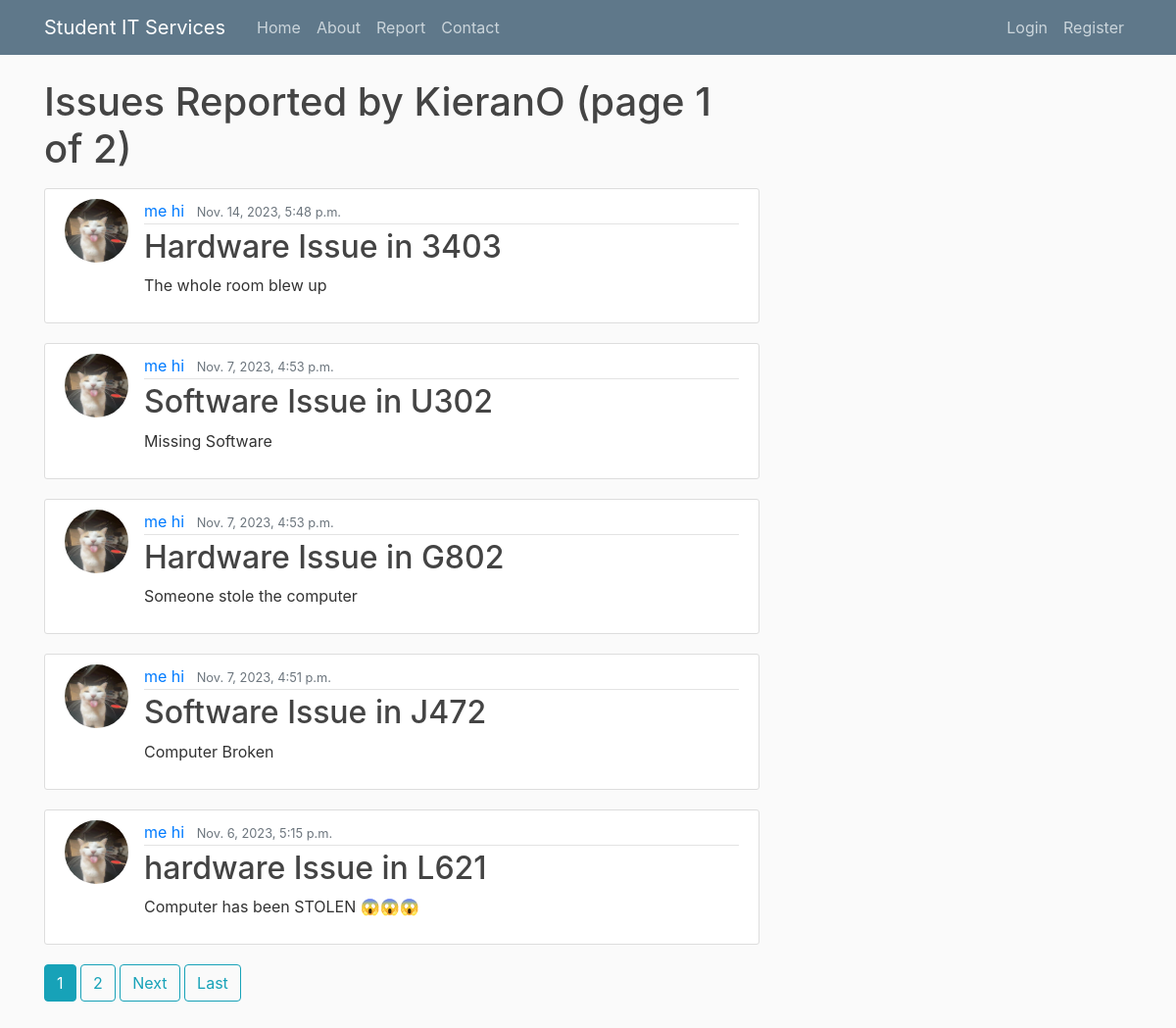
/issue/KieranO, run on the app's committed database.
### itreporting/models.py (models this page shows, shortened)
class Issue(models.Model):
    type = models.CharField(max_length=100, choices = [('Hardware', 'Hardware'), ('Software', 'Software')])
    room = models.CharField(max_length=100)
    urgent = models.BooleanField(default= False)
    details = models.TextField()
    date_submitted = models.DateTimeField(default=timezone.now)
    author = models.ForeignKey(User, related_name='issues', on_delete=models.CASCADE)
    def __str__(self):
        return f'{self.type} Issue in {self.room}'

### users/models.py (models this page shows)
class Profile(models.Model):
    user = models.OneToOneField(User, null = True, on_delete = models.CASCADE)
    image = models.ImageField(default = 'default.png', upload_to = 'profile_pics')
    def __str__(self):
        return f'{self.user.first_name} {self.user.last_name}'

### itreporting/views.py (the view)
class UserPostListView(ListView):
    model = Issue
    template_name = 'itreporting/user_issues.html'
    context_object_name = 'issues'
    paginate_by = 5
    def get_queryset(self):
        user=get_object_or_404(User, username=self.kwargs.get('username'))
        return Issue.objects.filter(author=user).order_by('-date_submitted')

### itreporting/templates/itreporting/user_issues.html (shortened to what this page needs)
{% extends "itreporting/base.html" %}
{% block content %}
    <h1 class="mb-3"> Issues Reported by {{ view.kwargs.username }} {% if is_paginated %} (page {{page_obj.number}} of {{page_obj.paginator.num_pages}}){% endif %}</h1>
    {% for issue in issues %}
    <article class="media content-section">
        <img class="rounded-circle article-img" src="{{issue.author.profile.image.url }}"/>
        <div class="media-body">
            <div class="article-metadata">
                <a class="mr-2" href="#">{{ issue.author.profile }}</a>
                <small class="text-muted">{{ issue.date_submitted}}</small>
            </div>
            <h2><a class="article-title" href="{% url 'itreporting:issue-detail' issue.id %}">{{ issue }}</a></h2>
            <p class="article-content">{{ issue.details }}</p>
        </div>
    </article>
    {% endfor %}
    {% if is_paginated %}
    {% for num in page_obj.paginator.page_range %}
    {% if page_obj.number == num %}
    <a class="btn btn-info mb-4" href="?page={{num}}">{{num}}</a>
    {% elif num > page_obj.number|add:'-3' and num < page_obj.number|add:'3' %}
    <a class="btn btn-outline-info mb-4" href="?page={{num}}">{{num}}</a>
    {% endif %}
    {% endfor %}
    {% if page_obj.has_next %}
    <a class="btn btn-outline-info mb-4" href="?page={{page_obj.next_page_number}}">Next</a>
    <a class="btn btn-outline-info mb-4" href="?page={{page_obj.paginator.num_pages}}">Last</a>
    {% endif %}
    {% endif %}
{% endblock content %}

### itreporting/static/css/styles.css (style rules this page uses)
html { position: relative; min-height: 100%; }
body { background: #fafafa; color: #333333; margin-top: 5rem; margin-bottom: 50px; }
h1, h2, h3, h4, h5, h6 { color: #444444; }
.content-section { background: #ffffff; padding: 10px 20px; border: 1px solid #dddddd; border-radius: 3px; margin-bottom: 20px; }
.article-title { color: #444444; }
.article-content { white-space: pre-line; }
.article-img { height: 65px; width: 65px; margin-right: 16px; }
.article-metadata { padding-bottom: 1px; margin-bottom: 4px; border-bottom: 1px solid #e3e3e3 }

### data on the page
Issue: author.profile.image (picture), author.profile "me hi", date_submitted "Nov. 14, 2023, 5:48 p.m.", type+room "Hardware Issue in 3403", details "The whole room blew up"
Issue: author.profile.image (picture), author.profile "me hi", date_submitted "Nov. 7, 2023, 4:53 p.m.", type+room "Software Issue in U302", details "Missing Software"
Issue: author.profile.image (picture), author.profile "me hi", date_submitted "Nov. 7, 2023, 4:53 p.m.", type+room "Hardware Issue in G802", details "Someone stole the computer"
Issue: author.profile.image (picture), author.profile "me hi", date_submitted "Nov. 7, 2023, 4:51 p.m.", type+room "Software Issue in J472", details "Computer Broken"
Issue: author.profile.image (picture), author.profile "me hi", date_submitted "Nov. 6, 2023, 5:15 p.m.", type+room "hardware Issue in L621", details "Computer has been STOLEN 😱😱😱"

### other printed values
{{ view.kwargs.username }} "KieranO"
{{ page_obj.number }} "1"
{{ page_obj.paginator.num_pages }} "2"
{{ num }} "1"
{{ num }} "2"
